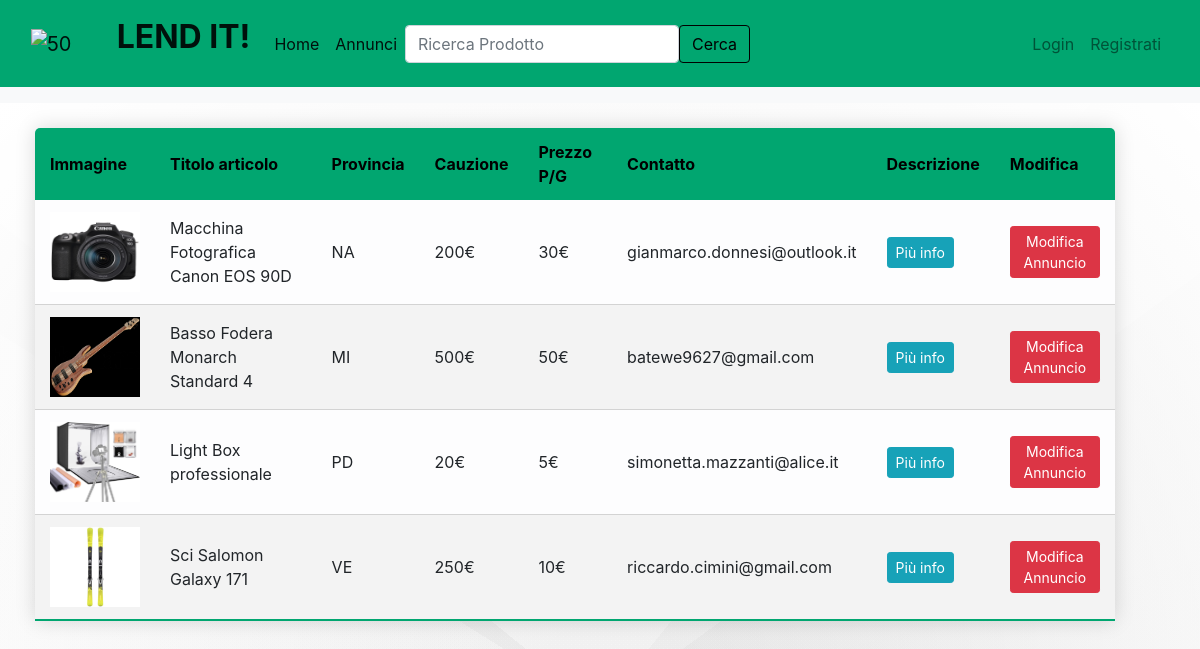
The app's page /annunci with its own data.
### market/models.py (models this page shows, shortened)
class Item(db.Model):
    __searchable__ = ['name', 'provincia']
    id = db.Column(db.Integer(), primary_key=True)
    name = db.Column(db.String(length=30), nullable=False, unique=True)
    price = db.Column(db.Integer(), nullable=False)
    cauzione = db.Column(db.Integer(), nullable=False)
    provincia = db.Column(db.String(length=2), nullable=False)
    description = db.Column(db.String(length=2000), nullable=False, unique=True)
    contatto = db.Column(db.String(length=60), nullable=False, unique=True)
    owner = db.Column(db.Integer(), db.ForeignKey('user.id'))
    image1 = db.Column(db.String(150), nullable=False)
    image2 = db.Column(db.String(150), nullable=False)

### market/routes.py (the view)
@app.route('/annunci')
def annunci_page():
    items = Item.query.all()
    return render_template('annunci.html', items=items)

### market/templates/annunci.html (shortened to what this page needs)
{% extends 'base.html' %}
{% block content %}
<nav class="navbar navbar-light bg-light" >
  <div class="container-fluid" id="ricerca">
    <form class="d-flex" action="{{ url_for('risultato') }}">
      <input class="form-control me-2" type="search" placeholder="Ricerca Prodotto" aria-label="Search" name="q">
      <button class="btn btn-outline-success" type="submit">Cerca</button>
    </form>
  </div>
</nav>
<div class="container4">
<table class="content-table table-hover table-light">
    <thead>
        <tr>
            <th scope="col">Immagine</th>
            <th scope="col">Titolo articolo</th>
            <th scope="col">Provincia</th>
            <th scope="col">Cauzione</th>
            <th scope="col">Prezzo P/G</th>
             <th scope="col">Contatto</th>
            <th scope="col">Descrizione</th>
            <th scope="col">Modifica</th>
        </tr>
    </thead>
    <tbody>
      {% for item in items %}
          <tr>
                <td><img src="{{ url_for('static', filename='immagini/' + item.image1)}}" width="90" height="80"></td>
                <td>{{ item.name }}</td>
                 <td>{{ item.provincia }}</td>
                 <td>{{ item.cauzione}}€</td>
                 <td>{{ item.price }}€</td>
                 <td>{{ item.contatto}}</td>
              <td><a href="{{ url_for('singolo_prodotto', id=item.id)}}" class="btn btn-info btn-sm">Più info</a></td>
              <td><a href="{{ url_for('updateproduct', id=item.id)}}" class="btn btn-danger btn-sm">Modifica Annuncio</a></td>
          </tr>
      {% endfor %}
    </tbody>
</table>
</div>
{% endblock %}

### market/templates/base.html (shortened to what this page needs)
<!doctype html>
<html lang="en">
   <head>
      <link rel="stylesheet" href="https://cdn.jsdelivr.net/npm/bootstrap@4.5.3/dist/css/bootstrap.min.css">
      <link rel="stylesheet" href="https://cdnjs.cloudflare.com/ajax/libs/animate.css/4.1.1/animate.min.css"/>
   </head>
   <body>
  <nav class="navbar navbar-expand-lg navbar-light " style="background-color: #01A670;">
  <div class="container-fluid">
    <a class="navbar-brand" href="#">
      <img src="{{url_for('static', filename='stretta-791x470.png')}}" alt="50" width="80" height="45" class="d-inline-block align-text-top">
     <font  size="6"> <strong>  LEND IT! </strong> </font>
    </a>
    <div class="collapse navbar-collapse" id="navbarSupportedContent">
      <ul class="navbar-nav mr-auto">
           <li class="nav-item active">
          <a class="nav-link active" aria-current="page" href="{{ url_for('home_page') }}">Home</a>
        </li>
        <li class="nav-item active">
          <a class="nav-link active" aria-current="page" href="{{ url_for('annunci_page') }}">Annunci</a>
        </li>
          <li class="nav-item active">
          <a class="nav-link active" aria-current="page" href="{{ url_for('insert_product') }}">Inserisci Annuncio</a>
        </li>
        </ul>
    </div>
          {% if current_user.is_authenticated %}
            <ul class="navbar-nav">
                <li class="nav-item">
                    <a class="nav-link" style="color: lawngreen; font-weight: bold">
                        <i class="fas fa-coins"></i>
                        {{ current_user.prettier_budget }}
                    </a>
                </li>
                <li class="nav-item">
                    <a class="nav-link">Bentornato, {{ current_user.username }}</a>
                </li>
                <li class="nav-item">
                    <a class="nav-link" href="{{ url_for('logout_page')}}">Logout</a>
                </li>
            </ul>
          {% else %}
              <ul class="navbar-nav">
               <li class="nav-item">
                 <a class="nav-link" aria-current="page" href="{{ url_for('login_page')}}">Login</a>
               </li>
               <li class="nav-item">
                 <a class="nav-link" aria-current="page" href="{{ url_for('register_page') }}">Registrati</a>
               </li>
              </ul>
          {% endif %}
          </div>
    </nav>
 {% block content %}{% endblock %}
</html>

### market/templates/annunci.html (style rules this page uses)
.content-table { border-collapse: collapse ; margin: 25px 0; font-size: 1em; min-width: 400px; width: 90%; border-radius: 5px 5px 0 0; overflow: hidden; box-shadow: 0 0 20px rgba(0,0,0,0.15); margin-left: 35px; margin-right: 35px; }
.content-table thead tr { background-color: #01A670; color: black; text-align: left; font-weight: bold; }
.content-table th, .content-table td { padding: 12px 15px; }
.content-table tbody tr { border-bottom: 1px solid lightgrey; }
.content-table tbody tr:nth-of-type(even) { background-color: #f3f3f3; }
.content-table tbody tr:last-of-type { border-bottom: 2px solid #01A670; }
.container4 { position: absolute; height: 100%; width: 100%; background-image: radial-gradient(circle at center center, transparent,rgb(255,255,255)),linear-gradient(309deg, rgba(90, 90, 90,0.05) 0%, rgba(90, 90, 90,0.05) 50%,rgba(206, 206, 206,0.05) 50%, rgba(206, 206, 206,0.05) 100%),linear-gradient(39deg, rgba(13, 13, 13,0.05) 0%, rgba(13, 13, 13,0.05) 50%,rgba(189, 189, 189,0.05) 50%, rgba(189, 189, 189,0.05) 100%),linear-gradient(144deg, rgba(249, 249, 249,0.05) 0%, rgba(249, 249, 249,0.05) 50%,rgba(111, 111, 111,0.05) 50%, rgba(111, 111, 111,0.05) 100%),linear-gradient(166deg, rgba(231, 231, 231,0.05) 0%, rgba(231, 231, 231,0.05) 50%,rgba(220, 220, 220,0.05) 50%, rgba(220, 220, 220,0.05) 100%),linear-gradient(212deg, rgba(80, 80, 80,0.05) 0%, rgba(80, 80, 80,0.05) 50%,rgba(243, 243, 243,0.05) 50%, rgba(243, 243, 243,0.05) 100%),radial-gradient(circle at center center, hsl(107,19%,100%),hsl(107,19%,100%)); }
.d-flex { position: absolute; right: 450px; bottom: 40px; border-color: black; }
.btn-outline-success { background:#01A670; color: black; border-color: black; }

### records on screen
Item: image1 (picture), name "Macchina Fotografica Canon EOS 90D", provincia "NA", cauzione "200", price "30", contatto "gianmarco.donnesi@outlook.it"
Item: image1 (picture), name "Basso Fodera Monarch Standard 4", provincia "MI", cauzione "500", price "50", contatto "batewe9627@gmail.com"
Item: image1 (picture), name "Light Box professionale", provincia "PD", cauzione "20", price "5", contatto "simonetta.mazzanti@alice.it"
Item: image1 (picture), name "Sci Salomon Galaxy 171", provincia "VE", cauzione "250", price "10", contatto "riccardo.cimini@gmail.com"
